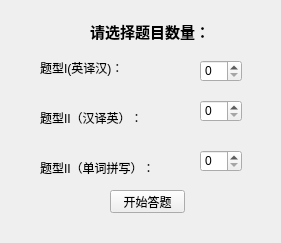
<?xml version="1.0" encoding="UTF-8"?>
<ui version="4.0">
 <class>Quiz</class>
 <widget class="QWidget" name="Quiz">
  <property name="geometry">
   <rect>
    <x>0</x>
    <y>0</y>
    <width>281</width>
    <height>243</height>
   </rect>
  </property>
  <property name="windowTitle">
   <string>Form</string>
  </property>
  <widget class="QLabel" name="label">
   <property name="geometry">
    <rect>
     <x>90</x>
     <y>20</y>
     <width>121</width>
     <height>20</height>
    </rect>
   </property>
   <property name="text">
    <string>&lt;html&gt;&lt;head/&gt;&lt;body&gt;&lt;p&gt;&lt;span style=&quot; font-size:11pt; font-weight:600;&quot;&gt;请选择题目数量：&lt;/span&gt;&lt;/p&gt;&lt;/body&gt;&lt;/html&gt;</string>
   </property>
  </widget>
  <widget class="QLabel" name="label_2">
   <property name="geometry">
    <rect>
     <x>40</x>
     <y>60</y>
     <width>91</width>
     <height>16</height>
    </rect>
   </property>
   <property name="text">
    <string>题型I(英译汉)：</string>
   </property>
  </widget>
  <widget class="QLabel" name="label_3">
   <property name="geometry">
    <rect>
     <x>40</x>
     <y>110</y>
     <width>101</width>
     <height>16</height>
    </rect>
   </property>
   <property name="text">
    <string>题型II（汉译英）：</string>
   </property>
  </widget>
  <widget class="QLabel" name="label_4">
   <property name="geometry">
    <rect>
     <x>40</x>
     <y>160</y>
     <width>121</width>
     <height>16</height>
    </rect>
   </property>
   <property name="text">
    <string>题型II（单词拼写）：</string>
   </property>
  </widget>
  <widget class="QSpinBox" name="num1">
   <property name="geometry">
    <rect>
     <x>200</x>
     <y>60</y>
     <width>42</width>
     <height>22</height>
    </rect>
   </property>
  </widget>
  <widget class="QSpinBox" name="num2">
   <property name="geometry">
    <rect>
     <x>200</x>
     <y>100</y>
     <width>42</width>
     <height>22</height>
    </rect>
   </property>
  </widget>
  <widget class="QSpinBox" name="num3">
   <property name="geometry">
    <rect>
     <x>200</x>
     <y>150</y>
     <width>42</width>
     <height>22</height>
    </rect>
   </property>
  </widget>
  <widget class="QPushButton" name="start_btn">
   <property name="geometry">
    <rect>
     <x>110</x>
     <y>190</y>
     <width>75</width>
     <height>23</height>
    </rect>
   </property>
   <property name="text">
    <string>开始答题</string>
   </property>
  </widget>
 </widget>
 <resources/>
 <connections/>
</ui>
